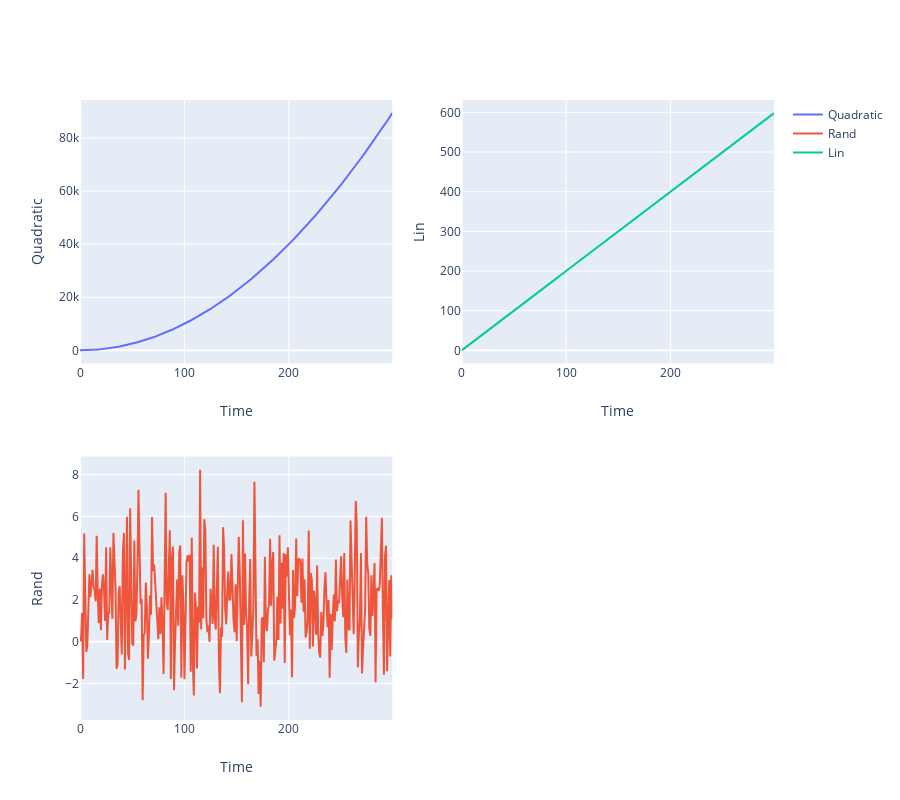
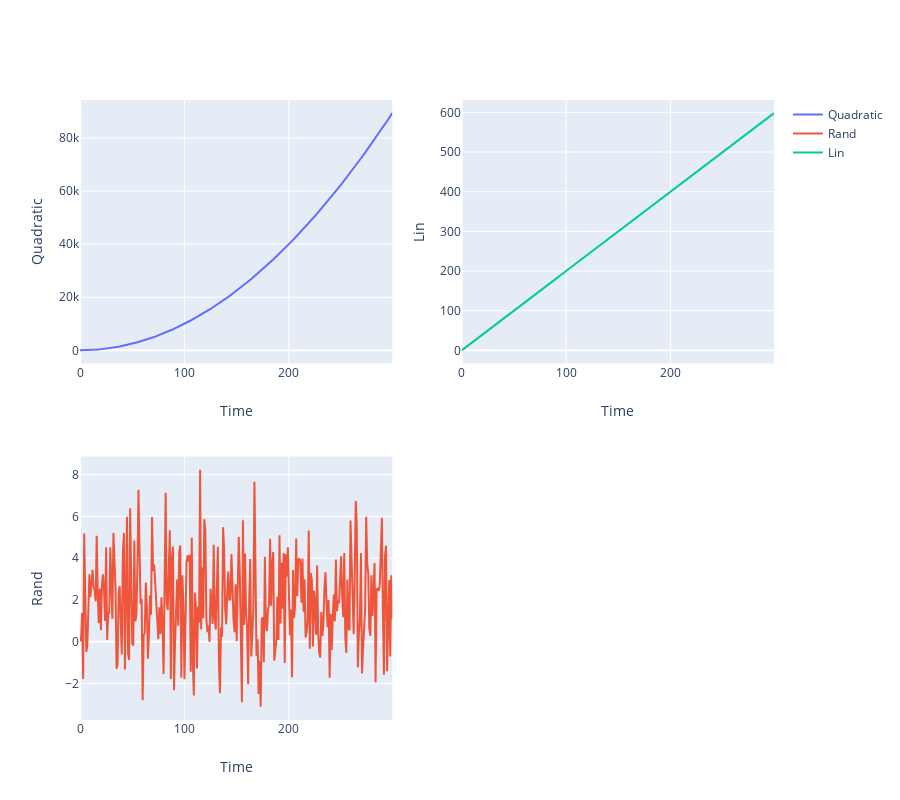

These figures' notebook cell, in order:
### Code cell
# Button for plotting
button = widgets.Button(
    description='Run Function',
    tooltip='Plot the uploaded files',
    icon='check'
)

# Output
output = widgets.Output()

display(button, output)

def on_button_clicked(b):
    import Plotly_Plotter
    Plotly_Plotter.main(rw = int(ySep.value), files = csvFile)

button.on_click(on_button_clicked)

### Figure 1 — Plotly figure (JSON) as saved in the notebook; plotly's stock layout.template omitted (floating-point values rounded to 4 significant figures; data arrays with more than 128 entries replaced by an {"elided": "..."} marker saying what was removed)
{"data": [{"name": "Quadratic", "type": "scatter", "x": {"elided": "300 int values"}, "xaxis": "x", "y": {"elided": "300 int values"}, "yaxis": "y"}, {"name": "Rand", "type": "scatter", "x": {"elided": "300 int values"}, "xaxis": "x3", "y": {"elided": "300 float values"}, "yaxis": "y3"}, {"name": "Lin", "type": "scatter", "x": {"elided": "300 int values"}, "xaxis": "x2", "y": {"elided": "300 int values"}, "yaxis": "y2"}], "layout": {"height": 800, "xaxis": {"anchor": "y", "domain": [0, 0.45], "title": {"text": "Time"}}, "xaxis2": {"anchor": "y2", "domain": [0.55, 1], "title": {"text": "Time"}}, "xaxis3": {"anchor": "y3", "domain": [0, 0.45], "title": {"text": "Time"}}, "xaxis4": {"anchor": "y4", "domain": [0.55, 1]}, "yaxis": {"anchor": "x", "domain": [0.575, 1], "title": {"text": "Quadratic"}}, "yaxis2": {"anchor": "x2", "domain": [0.575, 1], "title": {"text": "Lin"}}, "yaxis3": {"anchor": "x3", "domain": [0, 0.425], "title": {"text": "Rand"}}, "yaxis4": {"anchor": "x4", "domain": [0, 0.425]}}}

### Figure 2 — Plotly figure (JSON) as saved in the notebook; plotly's stock layout.template omitted (floating-point values rounded to 4 significant figures; data arrays with more than 128 entries replaced by an {"elided": "..."} marker saying what was removed)
{"data": [{"name": "Quadratic", "type": "scatter", "x": {"elided": "300 int values"}, "xaxis": "x", "y": {"elided": "300 int values"}, "yaxis": "y"}, {"name": "Rand", "type": "scatter", "x": {"elided": "300 int values"}, "xaxis": "x3", "y": {"elided": "300 float values"}, "yaxis": "y3"}, {"name": "Lin", "type": "scatter", "x": {"elided": "300 int values"}, "xaxis": "x2", "y": {"elided": "300 int values"}, "yaxis": "y2"}], "layout": {"height": 800, "xaxis": {"anchor": "y", "domain": [0, 0.45], "title": {"text": "Time"}}, "xaxis2": {"anchor": "y2", "domain": [0.55, 1], "title": {"text": "Time"}}, "xaxis3": {"anchor": "y3", "domain": [0, 0.45], "title": {"text": "Time"}}, "xaxis4": {"anchor": "y4", "domain": [0.55, 1]}, "yaxis": {"anchor": "x", "domain": [0.575, 1], "title": {"text": "Quadratic"}}, "yaxis2": {"anchor": "x2", "domain": [0.575, 1], "title": {"text": "Lin"}}, "yaxis3": {"anchor": "x3", "domain": [0, 0.425], "title": {"text": "Rand"}}, "yaxis4": {"anchor": "x4", "domain": [0, 0.425]}}}
